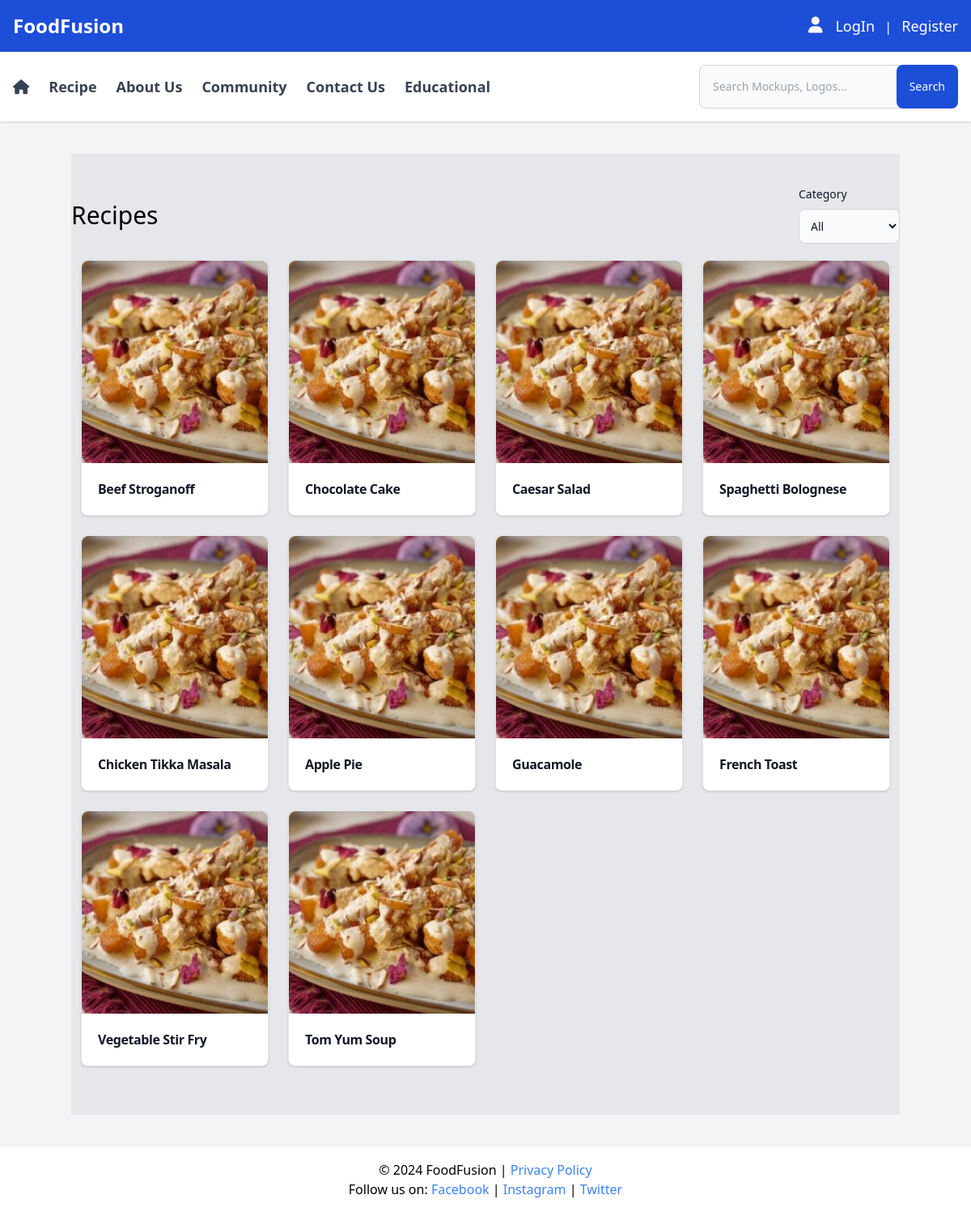
The app's page /recipes-list.php with its own data.
### tables this page shows
CREATE TABLE `recipes` (
  id INT(11) PRIMARY KEY AUTO_INCREMENT,
  user_id INT(11),
  image VARCHAR(500),
  recipe_name VARCHAR(500),
  description VARCHAR(500),
  preparation_time INT(11),
  cooking_time INT(11),
  instructions TEXT,
  tip VARCHAR(500),
  level INT(11) comment '1.easy 2.medium 3.hard',
  created_at TIMESTAMP DEFAULT CURRENT_TIMESTAMP,
  updated_at TIMESTAMP DEFAULT CURRENT_TIMESTAMP ON UPDATE CURRENT_TIMESTAMP,
  deleted_at TIMESTAMP NULL,
  FOREIGN KEY (user_id) REFERENCES user(id)
);

### recipes-list.php (the view, shortened to what this page needs)
<?php
include 'db.php';
$recipesQuery = "SELECT id, recipe_name, image FROM recipes";
$recipes = $conn->query($recipesQuery);
?>
<div class="bg-gray-200">
    <section class="container max-w-7xl mx-auto py-10">
        <div class="flex justify-between items-center">
            <h1 class="text-3xl font-medium">Recipes</h1>
            <form>
                <label for="countries" class="block mb-2 text-sm font-medium text-gray-900 dark:text-white">Category</label>
                <select id="countries" class="bg-gray-50 border border-gray-300 text-gray-900 text-sm rounded-lg focus:ring-blue-500 focus:border-blue-500 block w-full p-2.5 dark:bg-gray-700 dark:border-gray-600 dark:placeholder-gray-400 dark:text-white dark:focus:ring-blue-500 dark:focus:border-blue-500">
                    <option selected>All</option>
                </select>
            </form>
        </div>
        <div class="grid grid-cols-1 sm:grid-cols-2 md:grid-cols-3 lg:grid-cols-4 gap-6 my-5 px-3">
            <?php while ($recipe = $recipes->fetch_assoc()): ?>
                <div class="bg-white border border-gray-200 rounded-lg shadow">
                    <div>
                        <img style="height: 250px;" class="rounded-t-lg w-full object-cover" src="<?= $recipe['image']; ?>" alt="<?= $recipe['recipe_name']; ?>" />
                    </div>
                    <div class="p-5">
                        <a href="recipes-details.php?id=<?= $recipe['id']; ?>">
                            <h5 class="font-bold tracking-tight text-gray-900"><?= $recipe['recipe_name']; ?></h5>
                        </a>
                    </div>
                </div>
            <?php endwhile; ?>
        </div>
    </section>
</div>
<?php
$content = ob_get_clean();
include 'layout.php';
?>

### components/header.php (shortened to what this page needs)
<!DOCTYPE html>
<html lang="en">
<head>
    <link href="https://cdn.jsdelivr.net/npm/tailwindcss@2.2.19/dist/tailwind.min.css" rel="stylesheet">
    <link rel="stylesheet" href="https://cdnjs.cloudflare.com/ajax/libs/font-awesome/6.0.0-beta3/css/all.min.css">
    <link rel="stylesheet" href="./assets/css/style.css">
    <link rel="stylesheet" href="https://cdn.jsdelivr.net/npm/@splidejs/splide@latest/dist/css/splide.min.css" />
    <link rel="stylesheet"
        href="https://cdn.jsdelivr.net/npm/@splidejs/splide@latest/dist/css/themes/splide-sea-green.min.css" />
</head>
<body class="bg-gray-100">
    <nav>
        <div class="bg-blue-700 shadow">
            <div class="max-w-7xl mx-auto px-4 py-4 flex justify-between items-center text-white">
                <a class="text-2xl font-bold" href="#">FoodFusion</a>
                <div class="flex items-center space-x-4">
                    <div>
                        <i class="fas fa-user text-xl"></i>
                    </div>
                    <div>
                        <?php if (isset($_SESSION['user'])): ?>
                            <span class="text-lg">Welcome, <?= htmlspecialchars($_SESSION['user']['first_name']); ?>!</span>
                            <span class="mx-2">|</span>
                            <a id="logoutBtn" class="text-lg" href="logout.php">LogOut</a>
                        <?php else: ?>
                            <button id="loginBtn" class="text-lg" href="#">LogIn</button>
                            <span class="mx-2">|</span>
                            <a class="text-lg" href="#">Register</a>
                        <?php endif; ?>
                    </div>
                </div>
            </div>
        </div>
        <div class="bg-white shadow">
            <div class="max-w-7xl mx-auto px-4 py-4 flex justify-between items-center">
                <div class="flex items-center gap-6 hidden lg:flex">
                    <a class="text-gray-700 hover:text-blue-500 text-lg font-semibold" href="index.php"><i class="fa-solid fa-house"></i></a>
                    <a class="text-gray-700 hover:text-blue-500 text-lg font-semibold" href="recipes-list.php">Recipe</a>
                    <a class="text-gray-700 hover:text-blue-500 text-lg font-semibold" href="about-us.php">About Us</a>
                    <a class="text-gray-700 hover:text-blue-500 text-lg font-semibold" href="community.php">Community</a>
                    <a class="text-gray-700 hover:text-blue-500 text-lg font-semibold" href="contact-us.php">Contact Us</a>
                    <a class="text-gray-700 hover:text-blue-500 text-lg font-semibold" href="#educational">Educational</a>
                </div>
                <div class="hidden lg:flex items-center">
                    <form class="mx-auto">
                        <div class="relative">
                            <input style="width: 20rem;" type="search" id="default-search"
                                class="block p-4 text-sm text-gray-900 border border-gray-300 rounded-lg bg-gray-50 focus:ring-blue-500 focus:border-blue-500"
                                placeholder="Search Mockups, Logos..." required />
                            <button type="submit"
                                class="absolute inset-y-0 right-0 flex items-center px-4 text-white bg-blue-700 hover:bg-blue-800 focus:ring-4 focus:outline-none focus:ring-blue-300 font-medium rounded-lg text-sm">Search</button>
                        </div>
                    </form>
                </div>
            </div>
        </div>
    </nav>

### layout.php
<?php include 'components/header.php'; ?>
<div class="container mx-auto my-10">
    <?php echo $content; ?>
</div>
<?php include 'components/footer.php'; ?>

### components/footer.php (shortened to what this page needs)
    <footer class="bg-white text-center py-4">
        <p>© 2024 FoodFusion | <a href="#" class="text-blue-500">Privacy Policy</a></p>
        <p>
            Follow us on:
            <a href="#" class="text-blue-500">Facebook</a> |
            <a href="#" class="text-blue-500">Instagram</a> |
            <a href="#" class="text-blue-500">Twitter</a>
        </p>
    </footer>
</body>
</html>

### records on screen
recipes: image (picture), recipe_name "Beef Stroganoff"
recipes: image (picture), recipe_name "Chocolate Cake"
recipes: image (picture), recipe_name "Caesar Salad"
recipes: image (picture), recipe_name "Spaghetti Bolognese"
recipes: image (picture), recipe_name "Chicken Tikka Masala"
recipes: image (picture), recipe_name "Apple Pie"
recipes: image (picture), recipe_name "Guacamole"
recipes: image (picture), recipe_name "French Toast"
recipes: image (picture), recipe_name "Vegetable Stir Fry"
recipes: image (picture), recipe_name "Tom Yum Soup"
